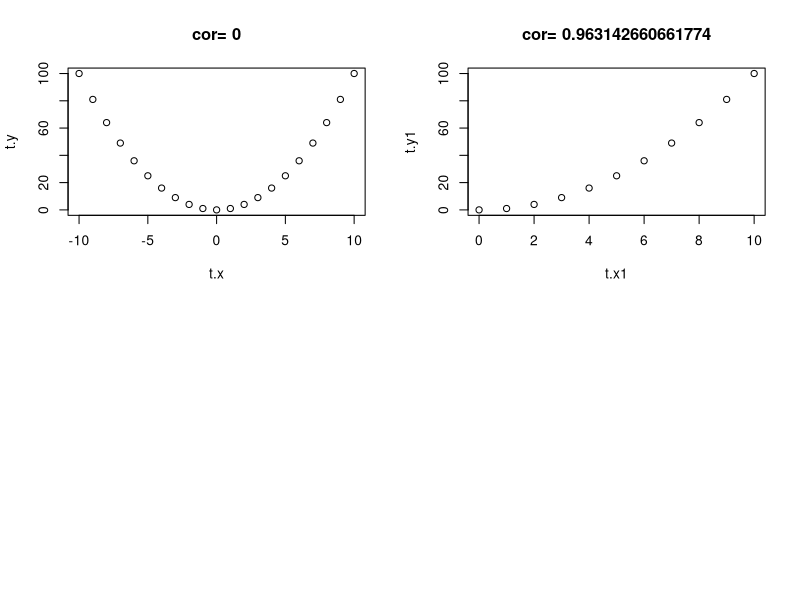

Generate this figure with R:
# a)
t.x <- -10:10
t.x1 <- 0:10
t.y <- t.x*t.x
t.y1 <- t.x1*t.x1

# b)
par(mfrow = c(2,2))
plot(t.x, t.y, main=paste("cor=",cor(t.x,t.y)))
plot(t.x1, t.y1, main=paste("cor=",cor(t.x1,t.y1)))

# c) 
cor(t.x,t.y)
cor(t.x1,t.y1)
